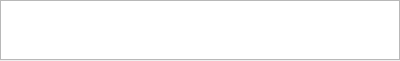
<?xml version="1.0" encoding="UTF-8"?>
<ui version="4.0">
 <class>TextBrowserEntity</class>
 <widget class="QWidget" name="TextBrowserEntity">
  <property name="geometry">
   <rect>
    <x>0</x>
    <y>0</y>
    <width>400</width>
    <height>61</height>
   </rect>
  </property>
  <property name="windowTitle">
   <string>Form</string>
  </property>
  <layout class="QVBoxLayout" name="verticalLayout">
   <property name="leftMargin">
    <number>0</number>
   </property>
   <property name="topMargin">
    <number>0</number>
   </property>
   <property name="rightMargin">
    <number>0</number>
   </property>
   <property name="bottomMargin">
    <number>0</number>
   </property>
   <item>
    <widget class="QTextBrowser" name="textBrowser">
     <property name="sizePolicy">
      <sizepolicy hsizetype="Expanding" vsizetype="Expanding">
       <horstretch>0</horstretch>
       <verstretch>0</verstretch>
      </sizepolicy>
     </property>
     <property name="maximumSize">
      <size>
       <width>16777215</width>
       <height>60</height>
      </size>
     </property>
    </widget>
   </item>
   <item>
    <spacer name="verticalSpacer">
     <property name="orientation">
      <enum>Qt::Vertical</enum>
     </property>
     <property name="sizeHint" stdset="0">
      <size>
       <width>20</width>
       <height>40</height>
      </size>
     </property>
    </spacer>
   </item>
  </layout>
 </widget>
 <resources/>
 <connections/>
</ui>
